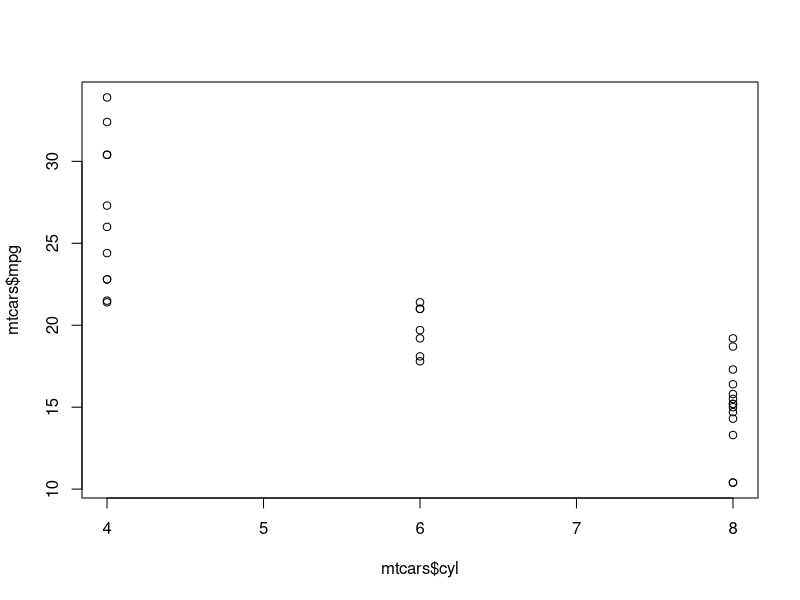
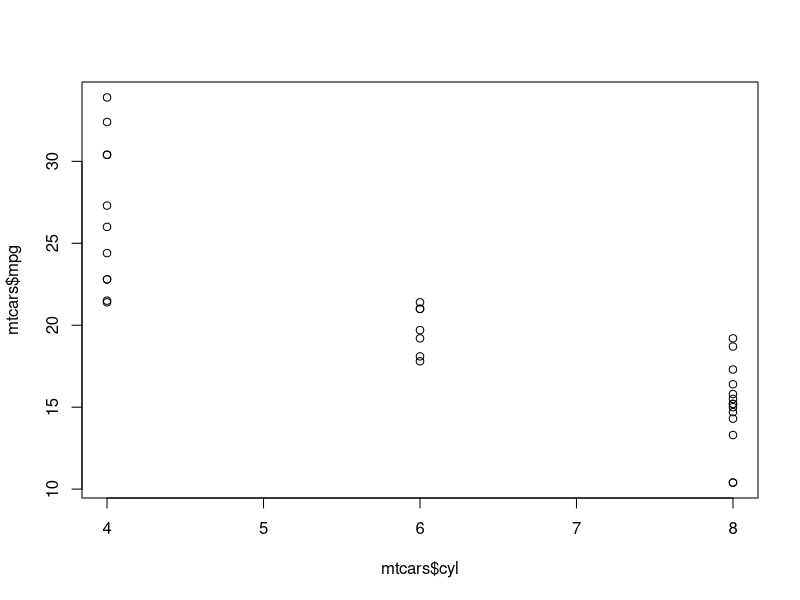

The R source for these figures, in order:
#### Quiz 3 - Regression Course

# setwd("~/R-projects/Regression/regression")
setwd("~/Projects/Regression/regression")


### Q1 
# Consider the mtcars data set. Fit a model with mpg as the outcome that 
# includes number of cylinders as a factor variable and weight as confounder. 
# Give the adjusted estimate for the expected change in mpg comparing 8 
# cylinders to 4.

# ANSWER = -6.071

### this section just for fun###
data(mtcars)
plot(mtcars$cyl, mtcars$mpg)

model <- lm(mpg ~ as.factor(cyl), mtcars)
summary(model)$coefficients
### this section just for fun###

# adjusted estimate is intercept (cyl = 4) + coeff of 
modelconf <- lm(mpg ~ as.factor(cyl) + wt, mtcars)


answer <- summary(modelconf)$coefficients[3,1]

### Q2
# Consider the mtcars data set. Fit a model with mpg as the outcome that includes number of cylinders as a factor variable and weight as a possible 
# confounding variable. Compare the effect of 8 versus 4 cylinders on mpg for the adjusted and unadjusted by weight models. Here, adjusted means 
# including the weight variable as a term in the regression model and unadjusted means the model without weight included. What can be said about the 
# effect comparing 8 and 4 cylinders after looking at models with and without weight included?.

data(mtcars)
plot(mtcars$cyl, mtcars$mpg)

model <- lm(mpg ~ as.factor(cyl), mtcars)
summary(model)$coefficients

modelconf <- lm(mpg ~ as.factor(cyl) + wt, mtcars)

summary(model)$coefficients[3,1]
summary(modelconf)$coefficients[3,1]

# ANSWER = Holding weight constant, cylinder appears to have less of an impact on mpg than if weight is disregarded.


### Q3 
# Consider the mtcars data set. Fit a model with mpg as the outcome that considers number of cylinders as a factor variable and weight as confounder. 
# Now fit a second model with mpg as the outcome model that considers the interaction between number of cylinders (as a factor variable) and weight. 
# Give the P-value for the likelihood ratio test comparing the two models and suggest a model using 0.05 as a type I error rate significance benchmark.




### Q4


### Q5


### Q6


### Q7
